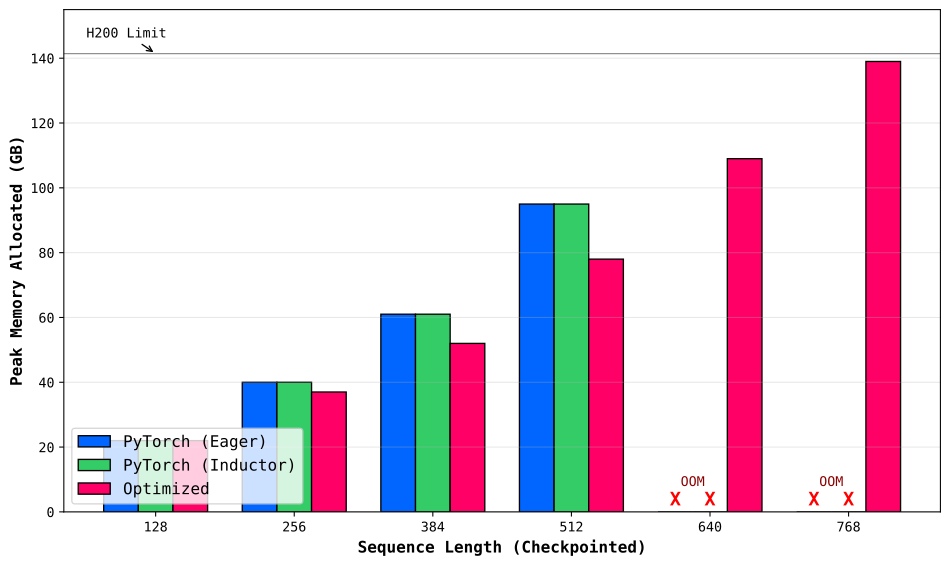

Write the Python code that produced this figure.
import numpy as np
import matplotlib.pyplot as plt

plt.rcParams["font.family"] = "Monospace"

# 1. 데이터 설정 (시각적 근사치 반영) [cite: 34-39]
labels = ["128", "256", "384", "512", "640", "768"]
x = np.arange(len(labels))  # 라벨 위치
width = 0.25  # 막대 너비

# 모델별 메모리 사용량 (GB) [cite: 22-23, 25-30]
# 0으로 표시된 부분은 OOM(Out of Memory) 지점입니다.
y_eager = [22, 40, 61, 95, 0, 0]
y_inductor = [22, 40, 61, 95, 0, 0]
y_optimized = [22, 37, 52, 78, 109, 139]

# 2. 그래프 그리기
fig, ax = plt.subplots(figsize=(10, 6))

# 막대 배치
rects1 = ax.bar(
    x - width,
    y_eager,
    width,
    label="PyTorch (Eager)",
    color="#0066FF",
    edgecolor="black",
)
rects2 = ax.bar(
    x, y_inductor, width, label="PyTorch (Inductor)", color="#33CC66", edgecolor="black"
)
rects3 = ax.bar(
    x + width, y_optimized, width, label="Optimized", color="#FF0066", edgecolor="black"
)


# 3. OOM(Out of Memory) 표시 (640, 768 지점) [cite: 31, 32, 38, 39]
for i in [4, 5]:  # 640과 768 인덱스
    # X 표시
    ax.text(i - width, 2, "X", color="red", ha="center", fontweight="bold", fontsize=14)
    ax.text(i, 2, "X", color="red", ha="center", fontweight="bold", fontsize=14)
    # OOM 텍스트
    ax.text(i - width / 2, 8, "OOM", color="darkred", ha="center", fontsize=10)

# 4. 스타일 및 레이블 설정 [cite: 26, 40]
ax.set_ylabel("Peak Memory Allocated (GB)", fontsize=12, fontweight="bold")
ax.set_xlabel("Sequence Length (Checkpointed)", fontsize=12, fontweight="bold")
ax.set_xticks(x)
ax.set_xticklabels(labels)
ax.set_yticks([0, 20, 40, 60, 80, 100, 120, 140])
ax.set_ylim(0, 155)
ax.grid(axis="y", linestyle="-", alpha=0.3)

# 5. 범례 및 레이아웃 [cite: 24]
ax.legend(loc="lower left", fontsize=12)
plt.tight_layout()

# 6. H200 Limit 표시 (좌측 상단 화살표 및 텍스트) [cite: 21, 22]
limit_val = 141.4  # 일반적인 H200 메모리 한계치
ax.axhline(y=limit_val, color="black", linestyle="-", linewidth=0.8, alpha=0.5)
ax.annotate(
    "H200 Limit",
    xy=(0, limit_val),
    xytext=(-0.5, limit_val + 5),
    arrowprops=dict(arrowstyle="->", color="black"),
)


# 7. 결과 출력
plt.savefig("memory.svg", dpi=300, bbox_inches="tight")
